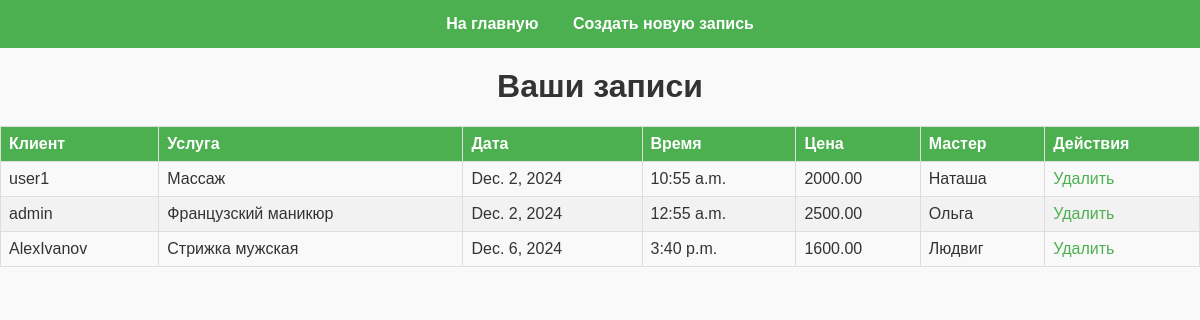
/view_appointments/ (signed in), run on an earlier commit of the app's database.
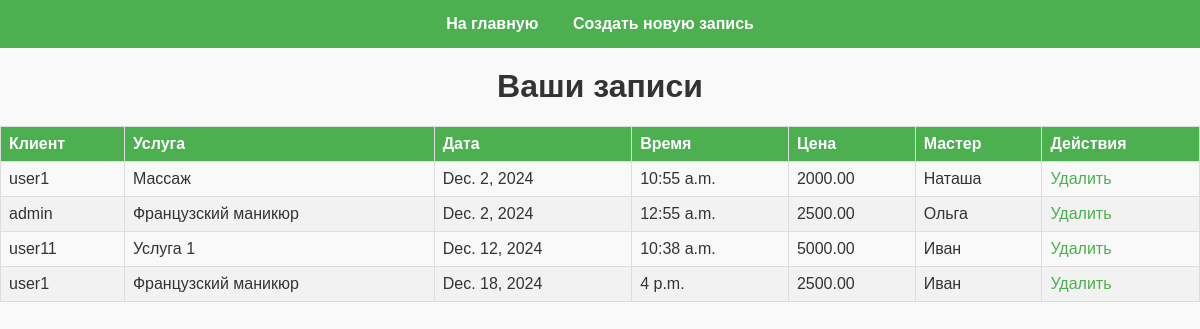
And on a later commit of the database.
### spa_salon_services/models.py (models this page shows, shortened)
class Appointment(models.Model):
    client = models.ForeignKey(User, on_delete=models.CASCADE, limit_choices_to={'is_staff': False})
    service = models.ForeignKey(SpaService, on_delete=models.CASCADE)
    staff_member = models.CharField(max_length=100, default='Неизвестный мастер')  # Значение по умолчанию для имени мастера
    appointment_date = models.DateField(null=True, default=None)  # Путь к исправлению проблемы с датой
    appointment_time = models.TimeField(null=True, default=None)  # Установка времени по умолчанию на 00:00
    price = models.DecimalField(max_digits=10, decimal_places=2, default=0.00)  # Значение по умолчанию для цены

class SpaService(models.Model):
    name = models.CharField(max_length=100)
    description = models.TextField()
    price = models.DecimalField(max_digits=10, decimal_places=2, default=0.00)  # Значение по умолчанию для цены
    duration = models.IntegerField(default=30)  # Значение по умолчанию для продолжительности в минутах
    service_type = models.CharField(max_length=100, default='Общий');  # Значение по умолчанию для типа услуги

### spa_salon_services/views.py (the view)
# urls.py: path('view_appointments/', views.view_appointments, name='view_appointments'),  # Для просмотра записей
@login_required
def view_appointments(request):
    if request.user.is_authenticated and request.user.profile.role == 'admin':
        appointments = Appointment.objects.all()
    else:
        appointments = Appointment.objects.filter(client=request.user)
    return render(request, 'services/view_appointments.html', {'appointments': appointments})

### spa_salon_services/templates/services/view_appointments.html (shortened to what this page needs)
{% load static %}
<!DOCTYPE html>
<html lang="ru">
<head>
    <link rel="stylesheet" href="{% static 'css/style_for_table.css' %}">
    <link rel="stylesheet" href="{% static 'css/style2.css' %}">
</head>
<body style="
    background-image: url('https://bogatyr.club/uploads/posts/2023-02/1675476878_bogatyr-club-p-pioni-svetlie-fon-vkontakte-1.jpg');
    background-size: cover;
    background-position: center;
    background-repeat: no-repeat;
    margin: 0; /* Убирает отступы по умолчанию */
    height: 100vh; /* Заставляет тело занимать всю высоту экрана */
">
<nav>
        <a href="{% url 'home' %}">На главную</a>
       {% if request.user.is_authenticated and request.user.profile.role == 'admin' %}
             <a href="{% url 'create_appointment' %}">Создать новую запись</a>
        {% endif %}
</nav>
    <h1>Ваши записи</h1>
    <table>
        <thead>
            <tr>
                <th>Клиент</th>
                <th>Услуга</th>
                <th>Дата</th>
                <th>Время</th>
                <th>Цена</th>
                <th>Мастер</th>
                <th>Действия</th>
            </tr>
        </thead>
        <tbody>
            {% for appointment in appointments %}
            <tr>
                <td>{{ appointment.client.username }}</td>
                <td>{{ appointment.service.name }}</td>
                <td>{{ appointment.appointment_date }}</td>
                <td>{{ appointment.appointment_time }}</td>
                <td>{{ appointment.price }}</td>
                <td>{{ appointment.staff_member }}</td>
                <td>
                    {% if request.user.is_authenticated and request.user.profile.role == 'admin' %}
                        <a href="{% url 'delete_appointment' appointment.id %}">Удалить</a>
                    {% endif %}
                </td>
            </tr>
            {% empty %}
            <tr>
                <td colspan="7">У вас нет записей.</td>
            </tr>
            {% endfor %}
        </tbody>
    </table>
</body>
</html>

What changed in the data, as far as the page shows it:
removed Appointment: client.username "AlexIvanov", service.name "Стрижка мужская", appointment_date "Dec. 6, 2024", appointment_time "3:40 p.m.", price "1600.00", staff_member "Людвиг"
added Appointment: client.username "user11", service.name "Услуга 1", appointment_date "Dec. 12, 2024", appointment_time "10:38 a.m.", price "5000.00", staff_member "Иван"
added Appointment: client.username "user1", service.name "Французский маникюр", appointment_date "Dec. 18, 2024", appointment_time "4 p.m.", price "2500.00", staff_member "Иван"
